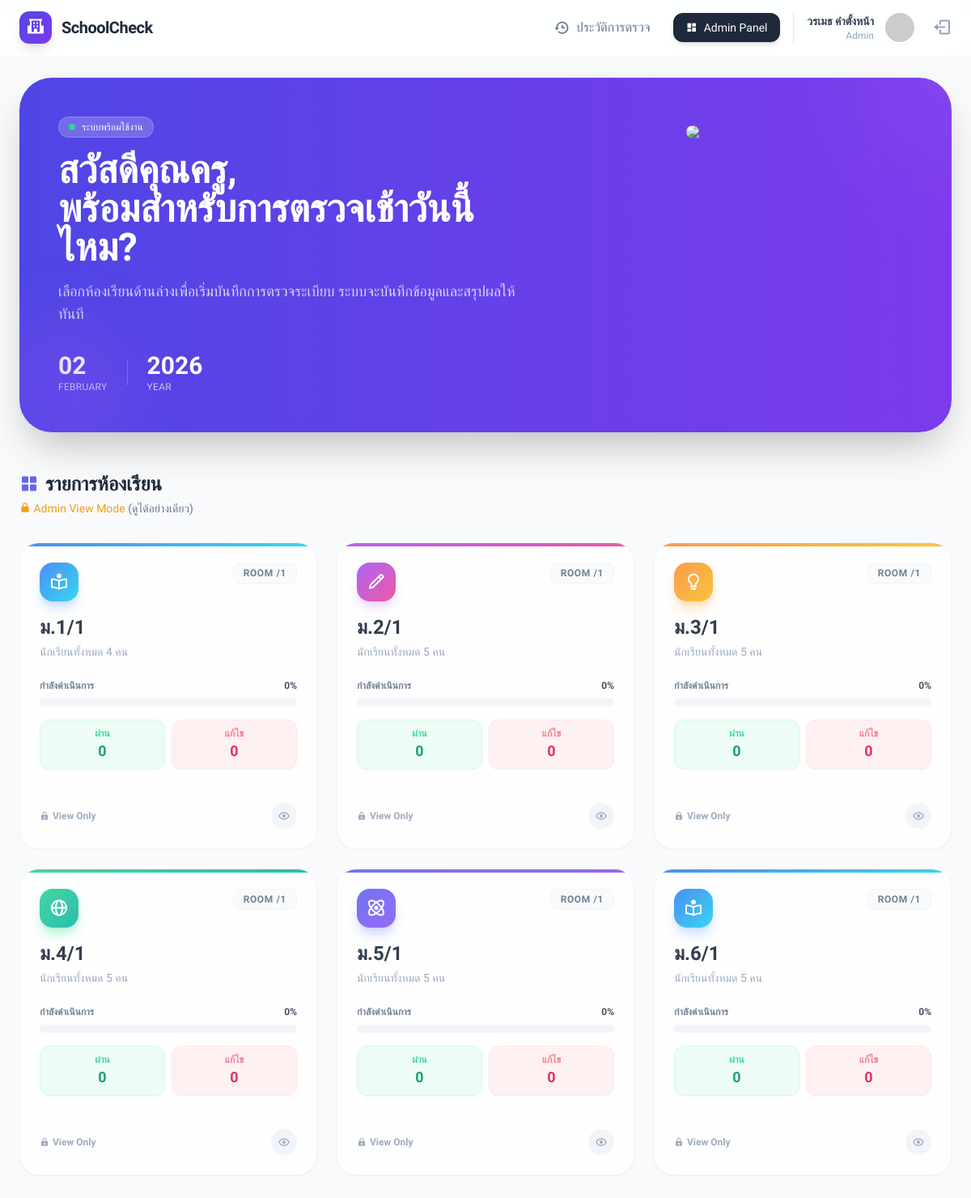
The page / (signed in) on the database its author committed.
### tables this page shows
CREATE TABLE `classes` (
  `class_id` int(11) NOT NULL,
  `level_name` varchar(20) NOT NULL,
  `room_number` varchar(10) NOT NULL,
  `academic_year_id` int(11) NOT NULL
);

### index.php (the view, shortened to what this page needs)
<?php
require_once 'db.php';
$today = date('Y-m-d');
$role = $_SESSION['role'] ?? '';
$full_name = $_SESSION['full_name'] ?? 'User';
$sql = "SELECT c.*, ay.year_name,
        (SELECT COUNT(*) FROM students s WHERE s.current_class_id = c.class_id) as total_std,
        (SELECT COUNT(*) FROM inspections i JOIN students s ON i.student_id = s.student_id WHERE s.current_class_id = c.class_id AND DATE(i.inspection_date) = :today) as checked_count,
        (SELECT COUNT(*) FROM inspections i JOIN students s ON i.student_id = s.student_id WHERE s.current_class_id = c.class_id AND DATE(i.inspection_date) = :today AND i.result_status = 'fail') as fail_count
        FROM classes c
        JOIN academic_years ay ON c.academic_year_id = ay.year_id
        WHERE ay.is_active = 1 ";
$sql .= " ORDER BY c.level_name, c.room_number";
$stmt = $conn->prepare($sql);
$params = ['today' => $today];
$stmt->execute($params);
function getCardStyle($index) {
    $styles = [
        ['bg' => 'from-blue-500 to-cyan-400', 'icon' => 'bx-book-reader', 'shadow' => 'shadow-blue-200'],
        ['bg' => 'from-purple-500 to-pink-500', 'icon' => 'bx-pencil', 'shadow' => 'shadow-purple-200'],
        ['bg' => 'from-orange-400 to-amber-400', 'icon' => 'bx-bulb', 'shadow' => 'shadow-orange-200'],
        ['bg' => 'from-emerald-400 to-teal-500', 'icon' => 'bx-globe', 'shadow' => 'shadow-emerald-200'],
        ['bg' => 'from-indigo-500 to-violet-500', 'icon' => 'bx-atom', 'shadow' => 'shadow-indigo-200'],
    ];
    return $styles[$index % count($styles)];
}
?>
<!DOCTYPE html>
<html lang="th">
<head>
    <script src="https://cdn.tailwindcss.com"></script>
    <link href='https://unpkg.com/boxicons@2.1.4/css/boxicons.min.css' rel='stylesheet'>
</head>
<body class="min-h-screen text-slate-800">
    <nav class="glass-nav fixed w-full z-50 px-6 py-3 flex justify-between items-center">
        <div class="flex items-center gap-3">
            <div class="w-10 h-10 bg-gradient-to-br from-indigo-600 to-violet-600 rounded-xl flex items-center justify-center text-white shadow-lg">
                <i class='bx bxs-school text-2xl'></i>
            </div>
            <span class="font-bold text-xl tracking-tight text-slate-800 hidden sm:block">SchoolCheck</span>
        </div>
        <div class="flex items-center gap-4">
            <a href="history.php" class="flex items-center gap-2 text-slate-500 hover:text-indigo-600 font-medium transition px-3 py-2 rounded-lg hover:bg-slate-50">
                <i class='bx bx-history text-xl'></i> <span class="hidden md:inline">ประวัติการตรวจ</span>
            </a>
            <?php if($role === 'admin'): ?>
            <a href="admin.php" class="hidden md:flex items-center gap-2 bg-slate-800 text-white px-4 py-2 rounded-xl text-sm font-medium hover:bg-slate-700 transition shadow-md">
                <i class='bx bxs-dashboard'></i> Admin Panel
            </a>
            <?php endif; ?>
            <div class="flex items-center gap-3 pl-4 border-l border-slate-200">
                <div class="text-right hidden sm:block">
                    <p class="text-sm font-bold text-slate-700"><?php echo $full_name; ?></p>
                    <p class="text-xs text-slate-400 capitalize"><?php echo $role; ?></p>
                </div>
                <img src="https://ui-avatars.com/api/?name=<?php echo urlencode($full_name); ?>&background=random&rounded=true" class="w-10 h-10 rounded-full border-2 border-white shadow-sm">
                <a href="logout.php" class="text-slate-400 hover:text-red-500 transition ml-2" title="ออกจากระบบ">
                    <i class='bx bx-log-out text-2xl'></i>
                </a>
            </div>
        </div>
    </nav>
    <div class="pt-24 pb-12 px-6 max-w-7xl mx-auto relative">
        <div class="absolute inset-0 hero-pattern z-0 h-[500px] pointer-events-none"></div>
        <div class="relative z-10 bg-gradient-to-r from-indigo-600 to-violet-600 rounded-[2.5rem] p-8 md:p-12 mb-12 shadow-2xl text-white overflow-hidden flex flex-col md:flex-row items-center justify-between">
            <div class="max-w-xl">
                <div class="inline-flex items-center gap-2 bg-white/20 backdrop-blur-md px-3 py-1 rounded-full text-xs font-medium mb-4 border border-white/20">
                    <span class="w-2 h-2 bg-emerald-400 rounded-full animate-pulse"></span>
                    ระบบพร้อมใช้งาน
                </div>
                <h1 class="text-3xl md:text-5xl font-bold mb-4 leading-tight">สวัสดีคุณครู, <br>พร้อมสำหรับการตรวจเช้าวันนี้ไหม?</h1>
                <p class="text-indigo-100 text-lg mb-8 opacity-90">เลือกห้องเรียนด้านล่างเพื่อเริ่มบันทึกการตรวจระเบียบ ระบบจะบันทึกข้อมูลและสรุปผลให้ทันที</p>
                <div class="flex items-center gap-6">
                    <div>
                        <p class="text-3xl font-bold"><?php echo date('d'); ?></p>
                        <p class="text-xs opacity-70 uppercase tracking-wide"><?php echo date('F'); ?></p>
                    </div>
                    <div>
                        <p class="text-3xl font-bold"><?php echo date('Y'); ?></p>
                        <p class="text-xs opacity-70 uppercase tracking-wide">Year</p>
                    </div>
                </div>
            </div>
            <div class="hidden md:block w-80 h-80 relative -mr-10 float-img">
                <img src="images/index-cover.png"
                style="border-radius: 20px;" width="300">
            </div>
            <div class="absolute top-0 right-0 w-64 h-64 bg-white opacity-5 rounded-full blur-3xl -translate-y-1/2 translate-x-1/2"></div>
            <div class="absolute bottom-0 left-0 w-48 h-48 bg-purple-500 opacity-20 rounded-full blur-2xl translate-y-1/4 -translate-x-1/4"></div>
        </div>
        <div class="flex items-center justify-between mb-8 relative z-10">
            <div>
                <h2 class="text-2xl font-bold text-slate-800 flex items-center gap-2">
                    <i class='bx bxs-grid-alt text-indigo-500'></i> รายการห้องเรียน
                </h2>
                <p class="text-sm text-slate-500 mt-1">
                    <?php if($role === 'admin'): ?>
                        <span class="text-amber-500 font-medium"><i class='bx bxs-lock-alt'></i> Admin View Mode</span> (ดูได้อย่างเดียว)
                    <?php else: ?>
                        แสดงเฉพาะห้องที่คุณได้รับมอบหมาย
                    <?php endif; ?>
                </p>
            </div>
        </div>
        <?php if($stmt->rowCount() > 0): ?>
        <div class="grid grid-cols-1 sm:grid-cols-2 lg:grid-cols-3 xl:grid-cols-4 gap-6 relative z-10">
            <?php
            $i = 0;
            while($row = $stmt->fetch(PDO::FETCH_ASSOC)):
                $style = getCardStyle($i++);
                $is_admin_view = ($role === 'admin');
                $total = $row['total_std'];
                $checked = $row['checked_count'];
                $fail = $row['fail_count'];
                $pass = $checked - $fail;
                $percent = ($total > 0) ? ($checked / $total) * 100 : 0;
                $is_complete = ($total > 0 && $checked == $total);
            ?>
            <?php if($is_admin_view): ?>
                <div class="group relative cursor-default opacity-90">
            <?php else: ?>
                <a href="inspect.php?class_id=<?php echo $row['class_id']; ?>" class="group block h-full">
            <?php endif; ?>
                <div class="bg-white rounded-3xl p-6 shadow-sm border border-slate-100 h-full flex flex-col justify-between card-hover relative overflow-hidden">
                    <div class="absolute top-0 left-0 w-full h-1 bg-gradient-to-r <?php echo $style['bg']; ?>"></div>
                    <div>
                        <div class="flex justify-between items-start mb-4">
                            <div class="w-12 h-12 rounded-2xl bg-gradient-to-br <?php echo $style['bg']; ?> flex items-center justify-center text-white text-2xl shadow-lg <?php echo $style['shadow']; ?>">
                                <i class='bx <?php echo $style['icon']; ?>'></i>
                            </div>
                            <div class="bg-slate-50 text-slate-500 px-3 py-1 rounded-lg text-xs font-bold uppercase tracking-wider border border-slate-100">
                                Room <?php echo $row['room_number']; ?>
                            </div>
                        </div>
                        <h3 class="text-2xl font-bold text-slate-800 mb-1">ม.<?php echo $row['level_name'] . $row['room_number']; ?></h3>
                        <p class="text-slate-400 text-sm mb-6">นักเรียนทั้งหมด <?php echo $total; ?> คน</p>
                        <div class="space-y-2">
                            <div class="flex justify-between text-xs font-semibold">
                                <span class="<?php echo $is_complete ? 'text-emerald-500' : 'text-slate-500'; ?>">
                                    <?php echo $is_complete ? 'ตรวจครบแล้ว' : 'กำลังดำเนินการ'; ?>
                                </span>
                                <span class="text-slate-700"><?php echo round($percent); ?>%</span>
                            </div>
                            <div class="w-full bg-slate-100 rounded-full h-2.5 overflow-hidden">
                            </div>
                        </div>
                        <div class="flex gap-2 mt-4">
                            <div class="flex-1 bg-emerald-50 rounded-xl py-2 px-3 text-center border border-emerald-100">
                                <p class="text-xs text-emerald-400 font-bold uppercase">ผ่าน</p>
                                <p class="text-lg font-bold text-emerald-600"><?php echo $pass; ?></p>
                            </div>
                            <div class="flex-1 bg-rose-50 rounded-xl py-2 px-3 text-center border border-rose-100">
                                <p class="text-xs text-rose-400 font-bold uppercase">แก้ไข</p>
                                <p class="text-lg font-bold text-rose-600"><?php echo $fail; ?></p>
                            </div>
                        </div>
                    </div>
                    <div class="mt-6 pt-4 border-t border-slate-50 flex justify-between items-center">
                        <?php if($is_admin_view): ?>
                            <span class="text-xs font-bold text-slate-400 flex items-center gap-1"><i class='bx bxs-lock'></i> View Only</span>
                            <div class="w-8 h-8 rounded-full bg-slate-100 flex items-center justify-center text-slate-400"><i class='bx bx-show'></i></div>
                        <?php endif; ?>
                    </div>
                </div>
            <?php if($is_admin_view): ?>
                </div>
            <?php else: ?>
                </a>
            <?php endif; ?>
            <?php endwhile; ?>
        </div>
        <?php endif; ?>
    </div>
</body>
</html>

### index.php (style rules this page uses)
body { font-family: 'Prompt', sans-serif; background-color: #f8fafc; overflow-x: hidden; }
.glass-nav { background: rgba(255, 255, 255, 0.85); backdrop-filter: blur(12px); border-bottom: 1px solid rgba(255, 255, 255, 0.3); }
.hero-pattern { background-color: #ffffff; background-image: radial-gradient(#6366f1 0.5px, transparent 0.5px), radial-gradient(#6366f1 0.5px, #ffffff 0.5px); background-size: 20px 20px; opacity: 0.1; }
.float-img { animation: float 6s ease-in-out infinite; }
.card-hover { transition: all 0.3s cubic-bezier(0.4, 0, 0.2, 1); }

### rows shown on the page
classes: room_number "/1", level_name "1", total "4", percent "0", pass "0", fail "0"
classes: room_number "/1", level_name "2", total "5", percent "0", pass "0", fail "0"
classes: room_number "/1", level_name "3", total "5", percent "0", pass "0", fail "0"
classes: room_number "/1", level_name "4", total "5", percent "0", pass "0", fail "0"
classes: room_number "/1", level_name "5", total "5", percent "0", pass "0", fail "0"
classes: room_number "/1", level_name "6", total "5", percent "0", pass "0", fail "0"

### other values the page prints
$full_name "วรเมธ คำตั้งหน้า"
$role "Admin"
